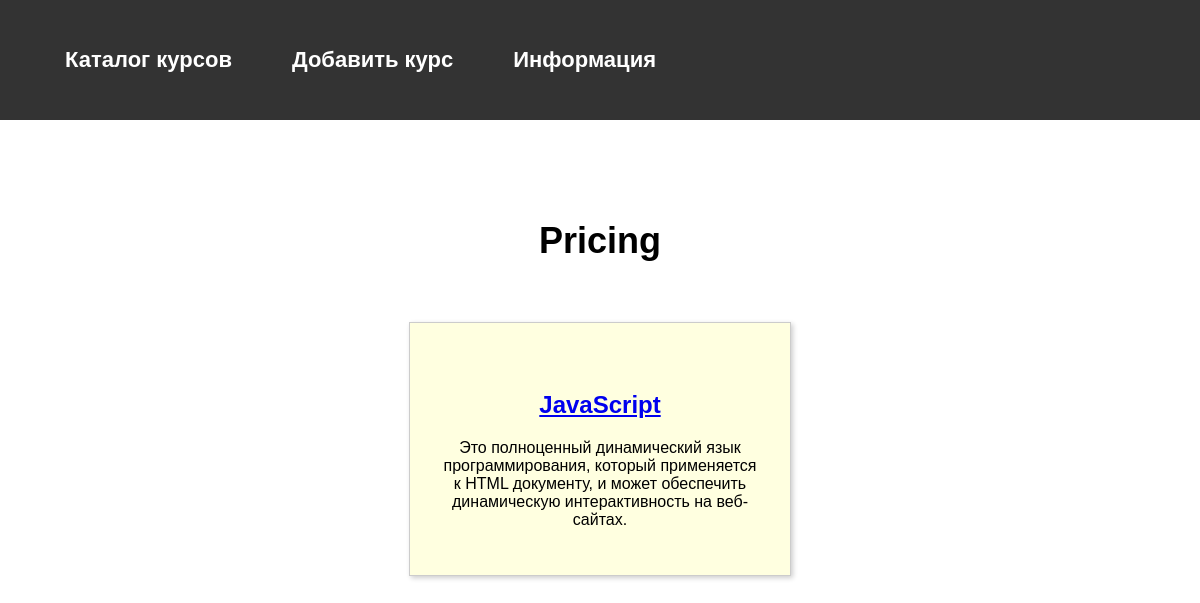
The app's page /, older data.
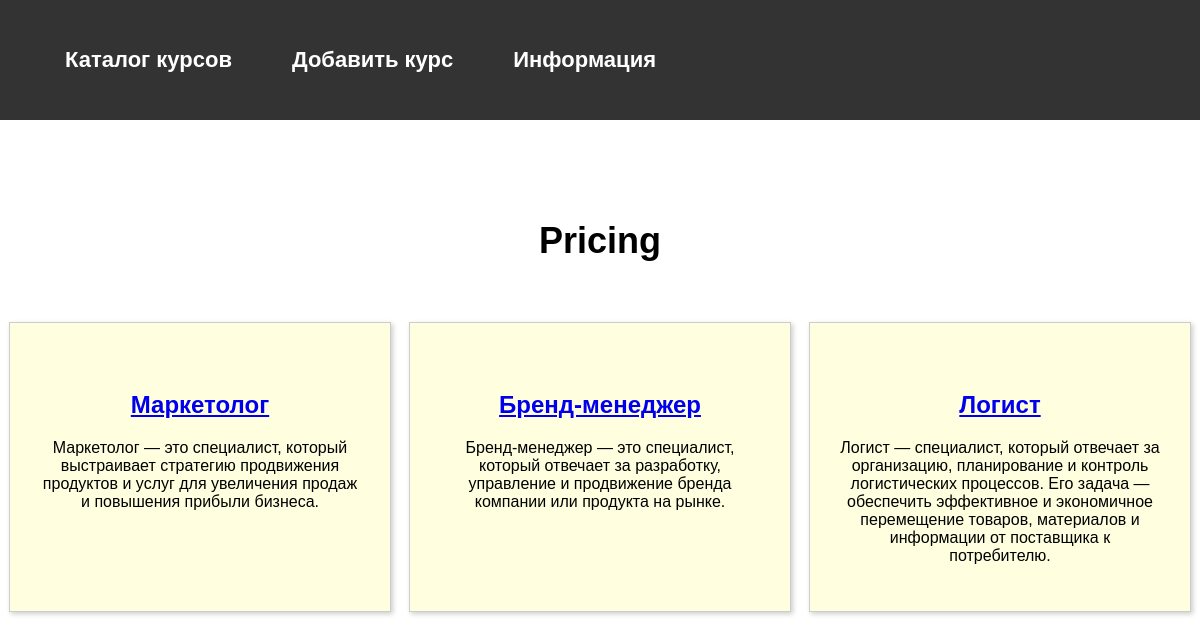
The same page, newer data.
### skills/models.py (models this page shows, shortened)
class Skills(models.Model):
    title = models.CharField(max_length=100)
    description = models.TextField()
    url = models.URLField('Кнопка')

### skills/views.py (the view)
# urls.py: path('', views.index, name="index"),
def index(request):
    projects = Skills.objects.all()
    return render(request, 'skills/index.html', {'projects': projects})

### skills/templates/skills/index.html (shortened to what this page needs)
{% extends 'skills/base.html' %}
{% load static %}
{% block content %}
<h1>Pricing</h1>
<div class="block">
    {% for project in projects %}
    <div class="element">
        <div><img src="{{ project.image.url }}" alt=""></div>
        <div class="text">
            <h2><a href="{{ project.url }}" target="_blank">{{ project.title }}</a></h2>
            <p>{{ project.description }}</p>
        </div>
    </div>
    {% endfor %}
</div>
{% endblock %}

Row changes from the older to the newer data that the page shows:
removed Skills: title "JavaScript", description "Это полноценный динамический язык программирования, который применяется к HTML документу, и может обеспечить динамическую интерактивность на веб-сайтах."
added Skills: title "Маркетолог", description "Маркетолог — это специалист, который выстраивает стратегию продвижения продуктов и услуг для увеличения продаж и повышения прибыли бизнеса."
added Skills: title "Бренд-менеджер", description "Бренд-менеджер — это специалист, который отвечает за разработку, управление и продвижение бренда компании или продукта на рынке."
added Skills: title "Логист", description "Логист — специалист, который отвечает за организацию, планирование и контроль логистических процессов. Его задача — обеспечить эффективное и экономичное перемещение товаров, материалов и информации от поставщика к потребителю."
